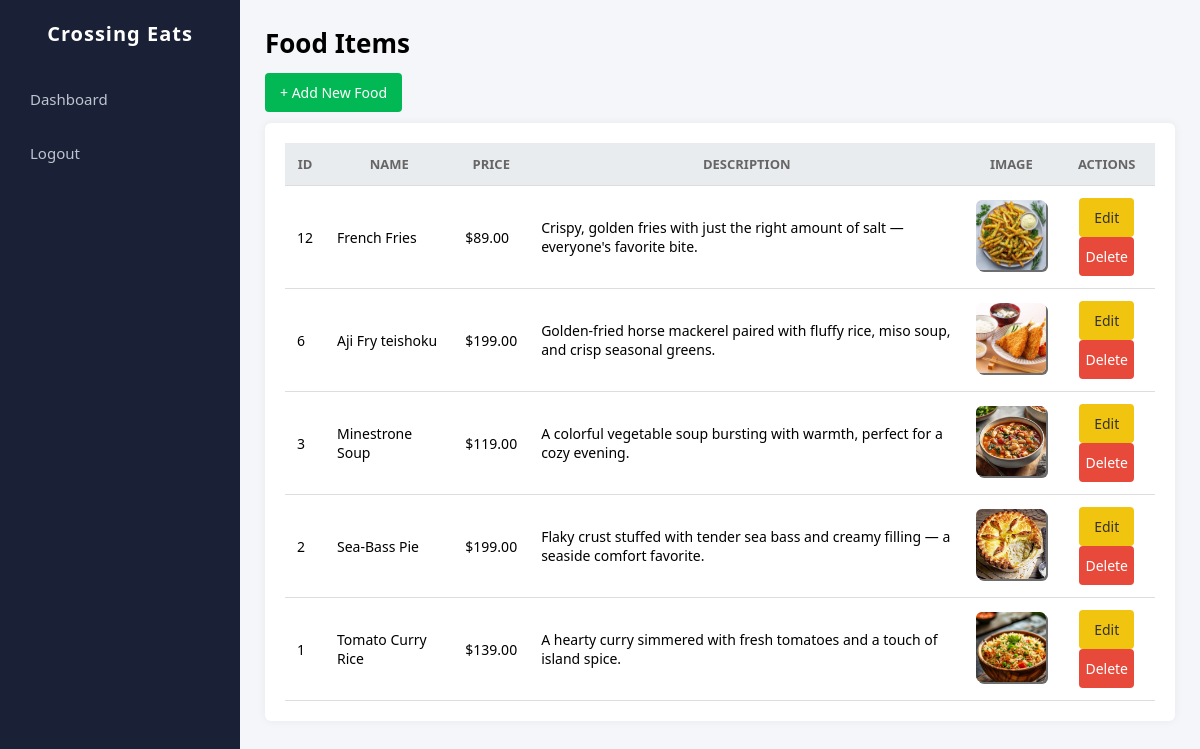
/admin/admin_dashboard.php (signed in), run on an earlier commit of the app's database.
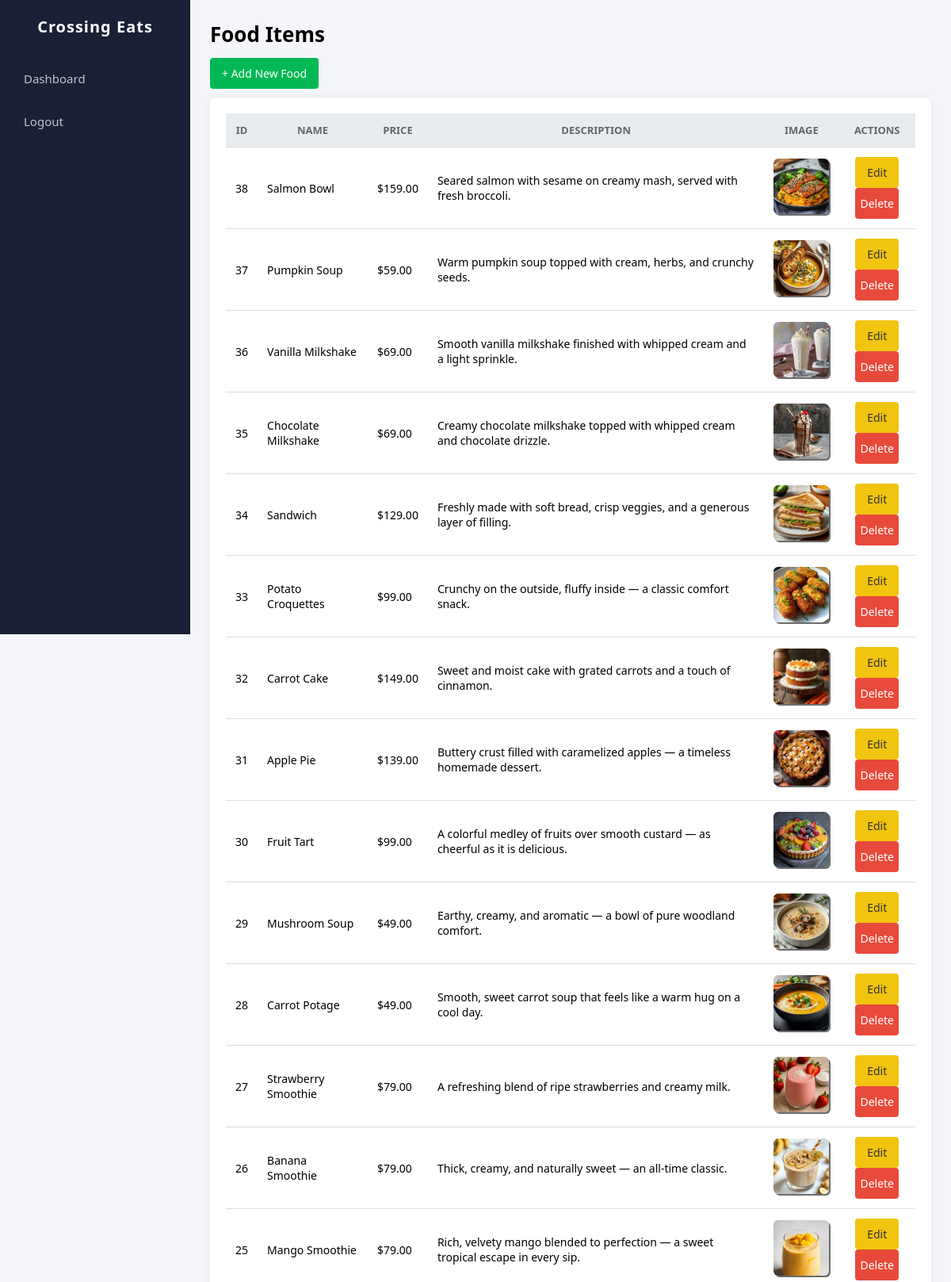
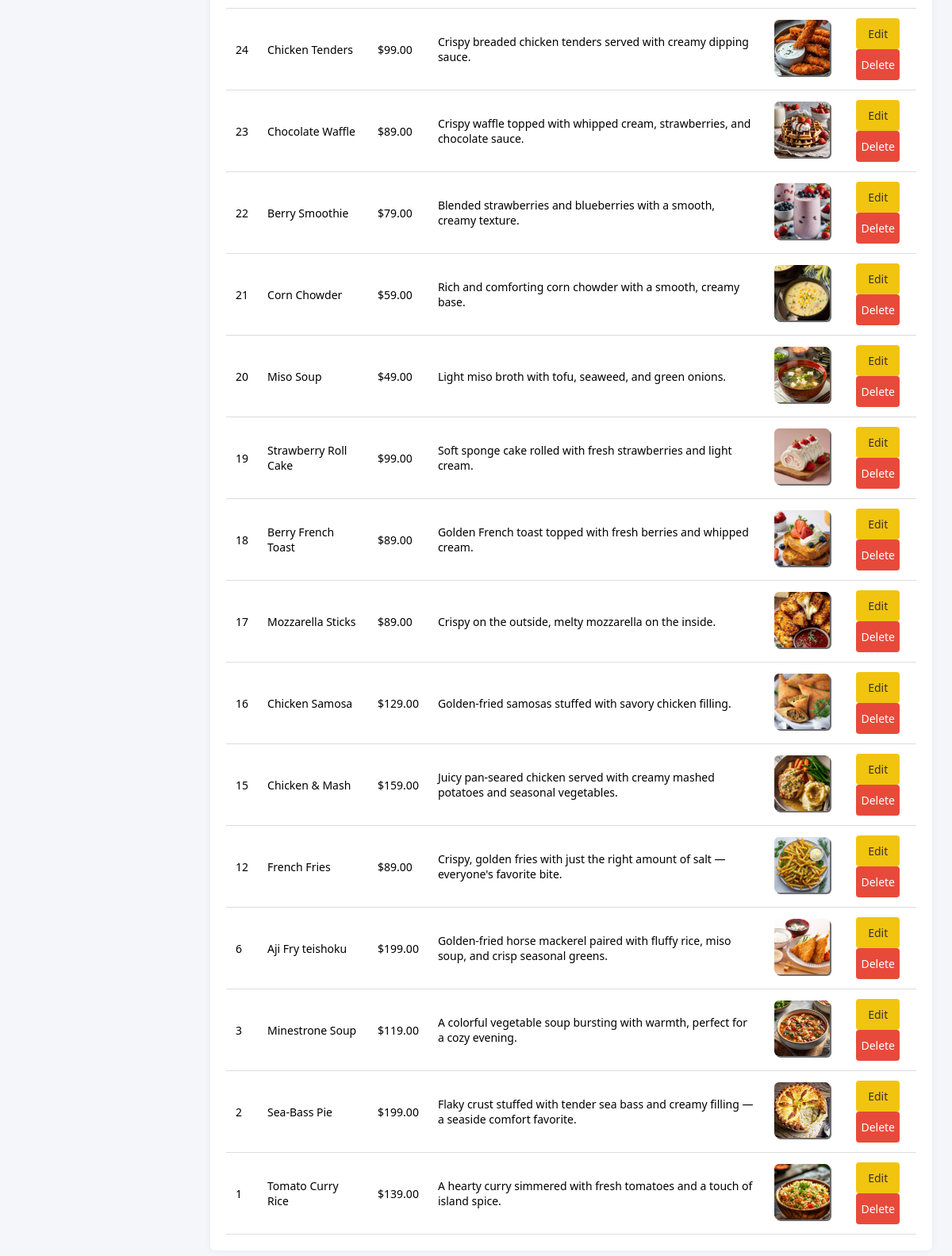
And on a later commit of the database (2 pictures, top to bottom).
### tables this page shows
CREATE TABLE `foods` (
  `id` int(11) NOT NULL,
  `name` varchar(255) NOT NULL,
  `price` decimal(10,2) NOT NULL,
  `description` text NOT NULL,
  `image` varchar(255) NOT NULL
);

### admin/admin_dashboard.php (the view, shortened to what this page needs)
<?php
    require_once "../backend/db-connect.php";
    $stmt = $db->prepare("SELECT * FROM foods ORDER BY id DESC");
    $stmt->execute();
    $foods = $stmt->fetchAll(PDO::FETCH_ASSOC);
?>
<!DOCTYPE html>
<html lang="en">
<head>
    <link rel="stylesheet" type="text/css" href="../css/admin_dashboard.css" />
</head>
<body>
    <div class="sidebar">
        <h2>Crossing Eats</h2>
        <ul>
            <li><a href="admin_dashboard.php"><i class="fa fa-home"></i> Dashboard</a></li>
            <li><a href="logout.php"><i class="fa fa-sign-out-alt"></i> Logout</a></li>
        </ul>
    </div>
    <div class="main-content">
        <h1 class="page-title">Food Items</h1>
        <a href="add_food.php" class="btn">+ Add New Food</a>
        <div class="table-container">
            <table>
                <thead>
                    <tr>
                        <th>ID</th>
                        <th>Name</th>
                        <th>Price</th>
                        <th>Description</th>
                        <th>Image</th>
                        <th>Actions</th>
                    </tr>
                </thead>
                <tbody>
                    <?php foreach ($foods as $food) { ?>
                        <tr>
                            <td><?= $food['id'] ?></td>
                            <td><?= htmlspecialchars($food['name']) ?></td>
                            <td>$<?= number_format($food['price'],2) ?></td>
                            <td><?= htmlspecialchars($food['description']) ?></td>
                            <td><img src="../img/<?= htmlspecialchars($food['image']) ?>" class="food-img"></td>
                            <td>
                                <a href="edit_food.php?id=<?= $food['id'] ?>" class="btn btn-warning">Edit</a>
                                <a href="delete_food.php?id=<?= $food['id'] ?>" class="btn btn-danger" onclick="return confirm('Delete this item?');">Delete</a>
                            </td>
                        </tr>
                    <?php } ?>
                </tbody>
            </table>
        </div>
    </div>
</body>
</html>

### css/admin_dashboard.css (style rules this page uses)
* { margin: 0; padding: 0; box-sizing: border-box; font-family: "Segoe UI", Arial, sans-serif; }
body { background: #f4f6f9; display: flex; }
.sidebar { width: 240px; height: 100vh; background: #1a2035; color: #fff; position: fixed; left: 0; top: 0; padding-top: 20px; }
.sidebar h2 { text-align: center; margin-bottom: 30px; font-size: 20px; letter-spacing: 1px; }
.sidebar ul { list-style: none; }
.sidebar ul li { margin: 10px 0; }
.sidebar ul li a { display: block; padding: 12px 20px; color: #bfc4d1; text-decoration: none; font-size: 15px; transition: 0.2s ease; }
.main-content { margin-left: 240px; padding: 25px; width: calc(100% - 240px); }
.page-title { font-size: 26px; font-weight: bold; margin-bottom: 20px; }
.btn { padding: 10px 15px; background: #02b854; color: white; border: none; border-radius: 4px; cursor: pointer; text-decoration: none; font-size: 14px; }
.btn-warning, .btn-danger { display: flex; max-width: 75%; gap: 8px; justify-content: center; flex-wrap: wrap; align-items: center; margin: 0 auto; }
.btn-danger { background: #e74a3b; }
.btn-warning { background: #f1c40f; color: #333; }
.table-container { margin-top: 20px; background: white; padding: 20px; border-radius: 6px; box-shadow: 0 0 10px rgba(0,0,0,0.06); overflow-x: auto; }
table { width: 100%; border-collapse: collapse; }
thead { background: #e9ecef; }
th, td { padding: 12px; border-bottom: 1px solid #ddd; font-size: 14px; }
th { text-transform: uppercase; font-size: 13px; color: #666; }
img.food-img { width: 70px; height: 70px; object-fit: cover; border-radius: 6px; box-shadow: 2px 2px rgba(0, 0, 0, 0.574); }

What changed in the data, as far as the page shows it:
added foods: id "38", name "Salmon Bowl", price "159.00", description "Seared salmon with sesame on creamy mash, served with fresh broccoli.", image (picture)
added foods: id "37", name "Pumpkin Soup", price "59.00", description "Warm pumpkin soup topped with cream, herbs, and crunchy seeds.", image (picture)
added foods: id "36", name "Vanilla Milkshake", price "69.00", description "Smooth vanilla milkshake finished with whipped cream and a light sprinkle.", image (picture)
added foods: id "35", name "Chocolate Milkshake", price "69.00", description "Creamy chocolate milkshake topped with whipped cream and chocolate drizzle.", image (picture)
added foods: id "34", name "Sandwich", price "129.00", description "Freshly made with soft bread, crisp veggies, and a generous layer of filling.", image (picture)
added foods: id "33", name "Potato Croquettes", price "99.00", description "Crunchy on the outside, fluffy inside — a classic comfort snack.", image (picture)
added foods: id "32", name "Carrot Cake", price "149.00", description "Sweet and moist cake with grated carrots and a touch of cinnamon.", image (picture)
added foods: id "31", name "Apple Pie", price "139.00", description "Buttery crust filled with caramelized apples — a timeless homemade dessert.", image (picture)
added foods: id "30", name "Fruit Tart", price "99.00", description "A colorful medley of fruits over smooth custard — as cheerful as it is delicious.", image (picture)
added foods: id "29", name "Mushroom Soup", price "49.00", description "Earthy, creamy, and aromatic — a bowl of pure woodland comfort.", image (picture)
added foods: id "28", name "Carrot Potage", price "49.00", description "Smooth, sweet carrot soup that feels like a warm hug on a cool day.", image (picture)
added foods: id "27", name "Strawberry Smoothie", price "79.00", description "A refreshing blend of ripe strawberries and creamy milk.", image (picture)
added foods: id "26", name "Banana Smoothie", price "79.00", description "Thick, creamy, and naturally sweet — an all-time classic.", image (picture)
added foods: id "25", name "Mango Smoothie", price "79.00", description "Rich, velvety mango blended to perfection — a sweet tropical escape in every sip.", image (picture)
added foods: id "24", name "Chicken Tenders", price "99.00", description "Crispy breaded chicken tenders served with creamy dipping sauce.", image (picture)
added foods: id "23", name "Chocolate Waffle", price "89.00", description "Crispy waffle topped with whipped cream, strawberries, and chocolate sauce.", image (picture)
added foods: id "22", name "Berry Smoothie", price "79.00", description "Blended strawberries and blueberries with a smooth, creamy texture.", image (picture)
added foods: id "21", name "Corn Chowder", price "59.00", description "Rich and comforting corn chowder with a smooth, creamy base.", image (picture)
added foods: id "20", name "Miso Soup", price "49.00", description "Light miso broth with tofu, seaweed, and green onions.", image (picture)
added foods: id "19", name "Strawberry Roll Cake", price "99.00", description "Soft sponge cake rolled with fresh strawberries and light cream.", image (picture)
added foods: id "18", name "Berry French Toast", price "89.00", description "Golden French toast topped with fresh berries and whipped cream.", image (picture)
added foods: id "17", name "Mozzarella Sticks", price "89.00", description "Crispy on the outside, melty mozzarella on the inside.", image (picture)
added foods: id "16", name "Chicken Samosa", price "129.00", description "Golden-fried samosas stuffed with savory chicken filling.", image (picture)
added foods: id "15", name "Chicken & Mash", price "159.00", description "Juicy pan-seared chicken served with creamy mashed potatoes and seasonal vegetables.", image (picture)
